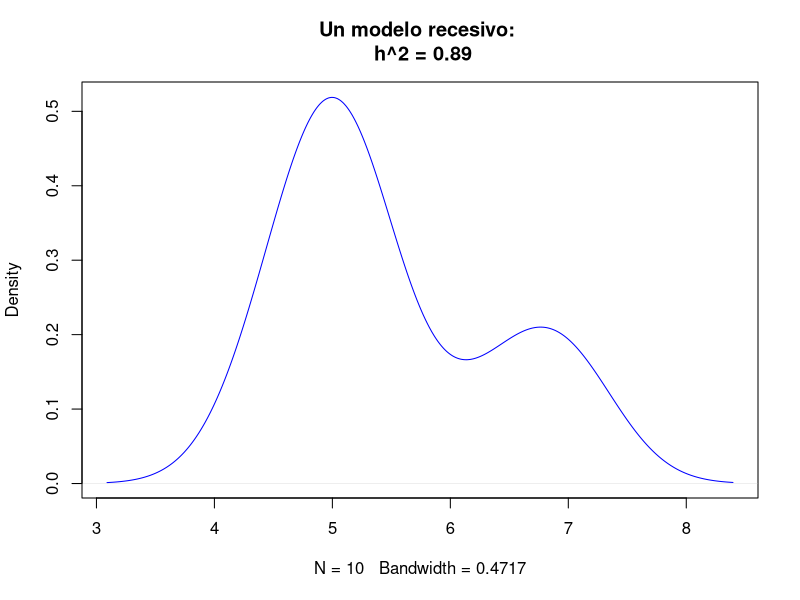

R code for this plot:
# Siegmund, Yakir: Statistics of Gene Mapping, p28-
# y <- m + G + E
#
# y <- mu + alpha * (xm + xf) + delta * (x == 1) + eps

# h2 <- var(G) / var(y)

n <- 10 # genotipos
p <- 0.5 # probabilidad
x <- rbinom(n, 2, p)

mu <- 5
alpha <- 1
delta <- -alpha # recesivo!

G <- alpha * x + delta * (x == alpha)

sig <- 0.5
E <- sig * rnorm(n)
y <- mu + G + E
y

h2 <- var(G) / var(y) 

plot(density(y), 
     main = paste("Un modelo recesivo: \n h^2 = ", round(h2, 3), sep = ""),
     col = "blue"
  )


